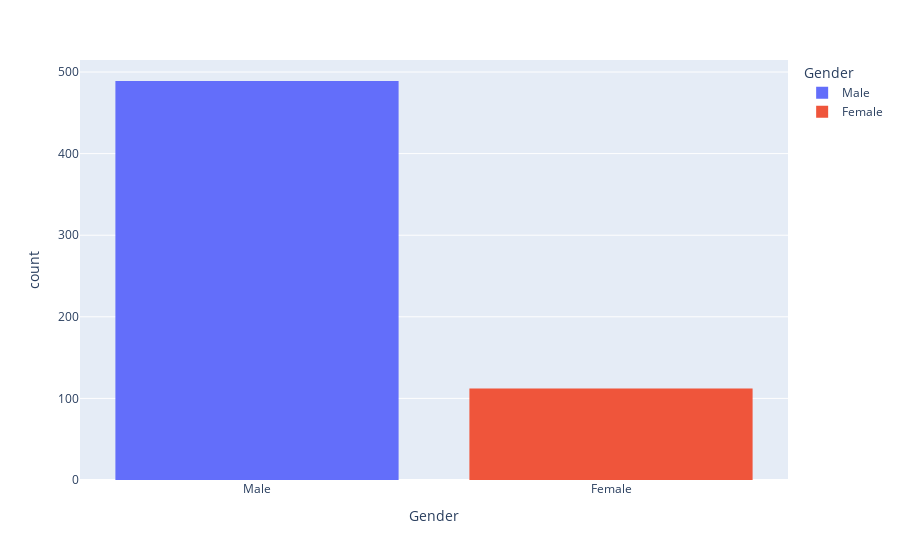

Here is the notebook cell this chart was saved with:
### Code cell
fig = px.histogram(df, x="Gender",color="Gender")
fig.show()

### Figure 1 — Plotly figure (JSON) as saved in the notebook; plotly's stock layout.template omitted (floating-point values rounded to 4 significant figures; data arrays with more than 128 entries replaced by an {"elided": "..."} marker saying what was removed)
{"data": [{"alignmentgroup": "True", "bingroup": "x", "hovertemplate": "Gender=%{x}<br>count=%{y}<extra></extra>", "legendgroup": "Male", "marker": {"color": "#636efa", "pattern": {"shape": ""}}, "name": "Male", "offsetgroup": "Male", "orientation": "v", "showlegend": true, "type": "histogram", "x": {"elided": "489 str values"}, "xaxis": "x", "yaxis": "y"}, {"alignmentgroup": "True", "bingroup": "x", "hovertemplate": "Gender=%{x}<br>count=%{y}<extra></extra>", "legendgroup": "Female", "marker": {"color": "#EF553B", "pattern": {"shape": ""}}, "name": "Female", "offsetgroup": "Female", "orientation": "v", "showlegend": true, "type": "histogram", "x": ["Female", "Female", "Female", "Female", "Female", "Female", "Female", "Female", "Female", "Female", "Female", "Female", "Female", "Female", "Female", "Female", "Female", "Female", "Female", "Female", "Female", "Female", "Female", "Female", "Female", "Female", "Female", "Female", "Female", "Female", "Female", "Female", "Female", "Female", "Female", "Female", "Female", "Female", "Female", "Female", "Female", "Female", "Female", "Female", "Female", "Female", "Female", "Female", "Female", "Female", "Female", "Female", "Female", "Female", "Female", "Female", "Female", "Female", "Female", "Female", "Female", "Female", "Female", "Female", "Female", "Female", "Female", "Female", "Female", "Female", "Female", "Female", "Female", "Female", "Female", "Female", "Female", "Female", "Female", "Female", "Female", "Female", "Female", "Female", "Female", "Female", "Female", "Female", "Female", "Female", "Female", "Female", "Female", "Female", "Female", "Female", "Female", "Female", "Female", "Female", "Female", "Female", "Female", "Female", "Female", "Female", "Female", "Female", "Female", "Female", "Female", "Female"], "xaxis": "x", "yaxis": "y"}], "layout": {"barmode": "relative", "legend": {"title": {"text": "Gender"}, "tracegroupgap": 0}, "margin": {"t": 60}, "xaxis": {"anchor": "y", "categoryarray": ["Male", "Female", null], "categoryorder": "array", "domain": [0, 1], "title": {"text": "Gender"}}, "yaxis": {"anchor": "x", "domain": [0, 1], "title": {"text": "count"}}}}
